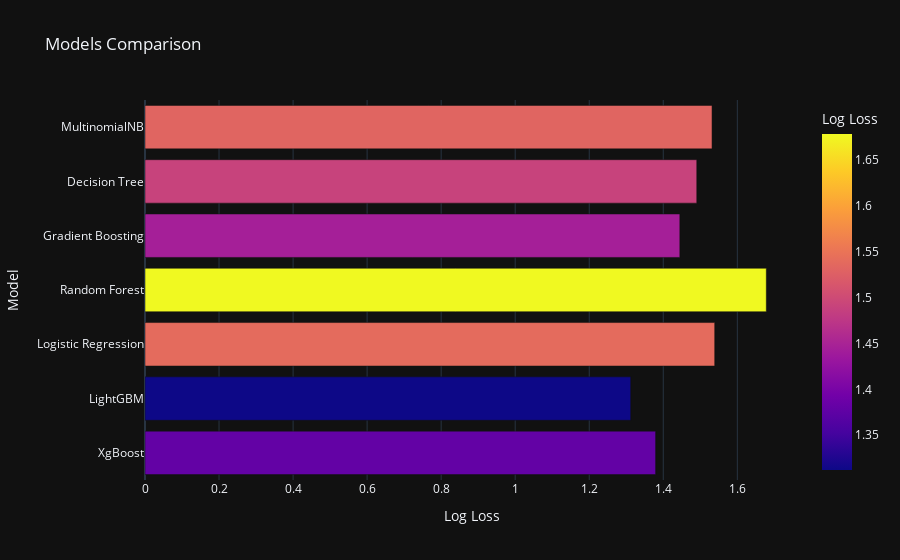

The notebook cell saved with this chart:
### Code cell
px.bar(data_frame = losses, x = 'Log Loss', y = 'Model', color = 'Log Loss', template = 'plotly_dark', title = 'Models Comparison')

### Figure 1 — Plotly figure (JSON) as saved in the notebook; plotly's stock layout.template omitted (floating-point values rounded to 4 significant figures)
{"data": [{"alignmentgroup": "True", "hovertemplate": "Log Loss=%{marker.color}<br>Model=%{y}<extra></extra>", "legendgroup": "", "marker": {"color": [1.379, 1.312, 1.539, 1.678, 1.445, 1.49, 1.532], "coloraxis": "coloraxis", "pattern": {"shape": ""}}, "name": "", "offsetgroup": "", "orientation": "h", "showlegend": false, "textposition": "auto", "type": "bar", "x": [1.379, 1.312, 1.539, 1.678, 1.445, 1.49, 1.532], "xaxis": "x", "y": ["XgBoost", "LightGBM", "Logistic Regression", "Random Forest", "Gradient Boosting", "Decision Tree", "MultinomialNB"], "yaxis": "y"}], "layout": {"barmode": "relative", "coloraxis": {"colorbar": {"title": {"text": "Log Loss"}}, "colorscale": [[0, "#0d0887"], [0.1111, "#46039f"], [0.2222, "#7201a8"], [0.3333, "#9c179e"], [0.4444, "#bd3786"], [0.5556, "#d8576b"], [0.6667, "#ed7953"], [0.7778, "#fb9f3a"], [0.8889, "#fdca26"], [1, "#f0f921"]]}, "legend": {"tracegroupgap": 0}, "title": {"text": "Models Comparison"}, "xaxis": {"anchor": "y", "domain": [0, 1], "title": {"text": "Log Loss"}}, "yaxis": {"anchor": "x", "domain": [0, 1], "title": {"text": "Model"}}}}
